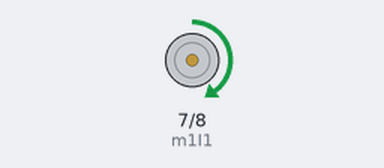
The sketch below on a simulated Arduino Uno, built with avr-gcc and run on an emulated ATmega328P. On the bench: motor-driver pin pairs drawn as motors (green arrow = first pin HIGH = forward, orange = second pin HIGH = backward, longer = more drive, scaled by the enable pin).

Above: at 1.0 s.
At 2.5 s:
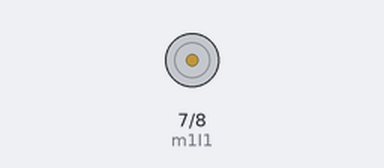
At 4.0 s:
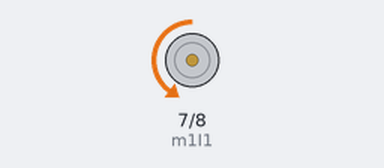
Timing chart, 0 to 6.5 s (numbered marks = the images above):
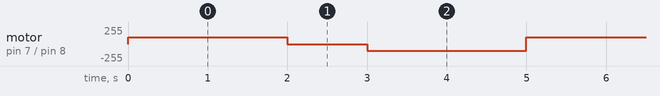

Measured:
- by itself, motor on pin 7 (m1I1) / pin 8 (m1I2): repeats every 5.0 s: stopped 1.0 s, backward 100/255 2.0 s, forward 100/255 2.0 s

The sketch:

MotorDriver.ino
```cpp
const int m1I1 = 7;
const int m1I2 = 8;
const int m1Pwm = 9;

void setup() {
  pinMode(m1I1, OUTPUT);
  pinMode(m1I2, OUTPUT);
  pinMode(m1Pwm ,OUTPUT);
}

void loop() {
  digitalWrite(m1I1, HIGH);
  digitalWrite(m1I2, LOW);
  analogWrite(m1Pwm, 100); // Half Speed

  delay(2000);

  digitalWrite(m1I1, LOW);
  digitalWrite(m1I2, LOW);
  analogWrite(m1Pwm, 100);

  delay(1000);

  digitalWrite(m1I1, LOW);
  digitalWrite(m1I2, HIGH);
  analogWrite(m1Pwm, 100);

  delay(2000);
}
```
